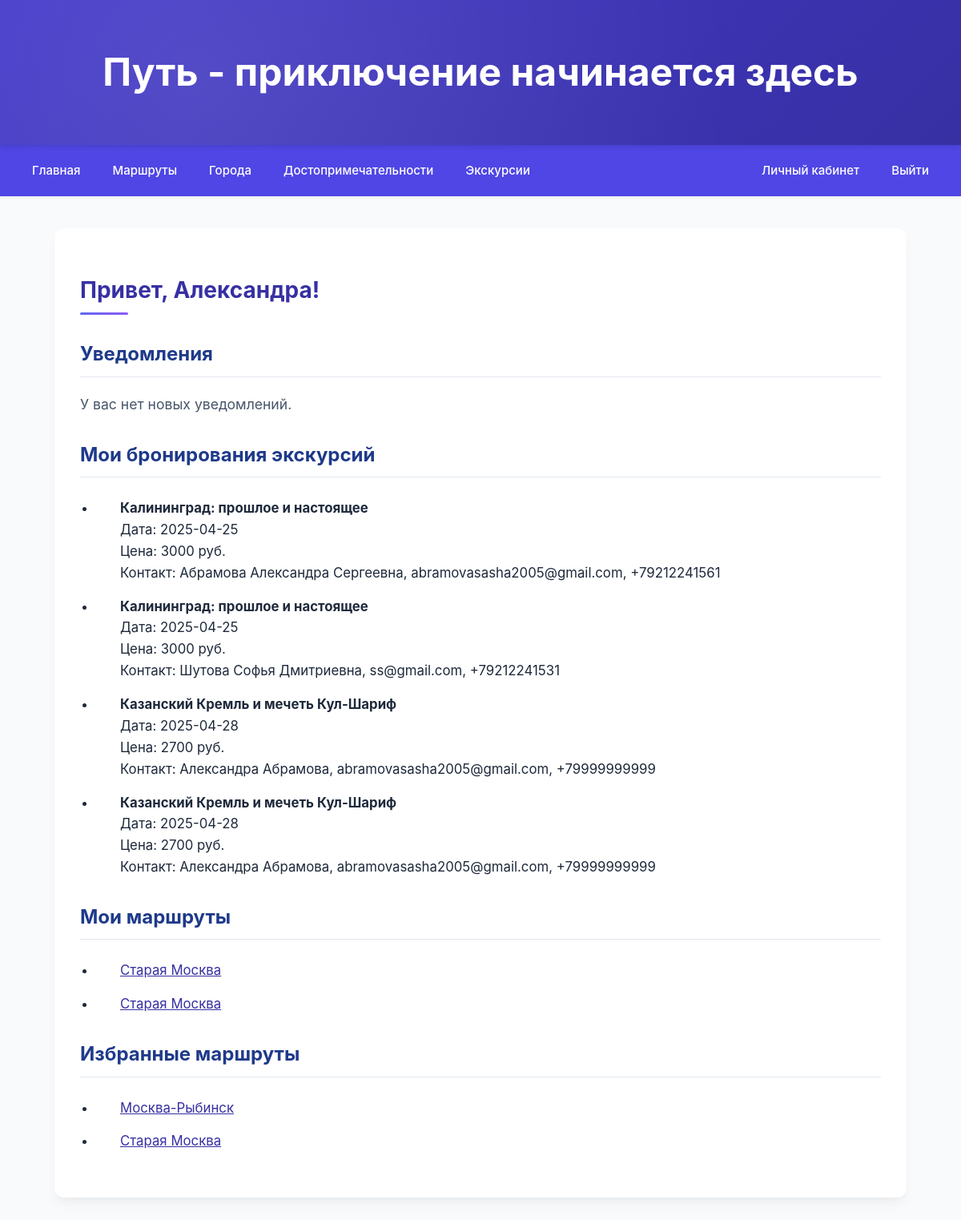
Screenshot of /profile.php (signed in) with the database file from the repository.
### tables this page shows
CREATE TABLE users (
    id INTEGER PRIMARY KEY AUTOINCREMENT,
    username TEXT NOT NULL UNIQUE,  -- Имя пользователя
    email TEXT NOT NULL UNIQUE,     -- Почта
    password TEXT NOT NULL,         -- Пароль (храним хеш)
    created_at TIMESTAMP DEFAULT CURRENT_TIMESTAMP
, role TEXT DEFAULT 'user');

CREATE TABLE routes (
    id INTEGER PRIMARY KEY AUTOINCREMENT,
    name TEXT NOT NULL,         -- Название маршрута
    user_id INTEGER,            -- Создатель маршрута
    waypoints TEXT NOT NULL,    -- Координаты точек маршрута (JSON)
    description TEXT,           -- Описание маршрута
    created_at TIMESTAMP DEFAULT CURRENT_TIMESTAMP,
    FOREIGN KEY (user_id) REFERENCES users(id) ON DELETE SET NULL
);

### profile.php (the view, shortened to what this page needs)
<?php
include 'db.php';
$user_id = $_SESSION['user_id'];
$stmt = $db->prepare("SELECT username FROM users WHERE id = :user_id");
$stmt->bindValue(':user_id', $user_id, SQLITE3_INTEGER);
$user = $stmt->execute()->fetchArray(SQLITE3_ASSOC);
$routes_stmt = $db->prepare("SELECT id, name FROM routes WHERE user_id = :user_id");
$routes_stmt->bindValue(':user_id', $user_id, SQLITE3_INTEGER);
$routes_result = $routes_stmt->execute();
$routes = [];
while ($row = $routes_result->fetchArray(SQLITE3_ASSOC)) {
    $routes[] = $row;
}
$favorites_stmt = $db->prepare("SELECT r.id, r.name
                                FROM routes r
                                JOIN favorites f ON r.id = f.route_id
                                WHERE f.user_id = :user_id");
$favorites_stmt->bindValue(':user_id', $user_id, SQLITE3_INTEGER);
$favorites_result = $favorites_stmt->execute();
$favorites = [];
while ($row = $favorites_result->fetchArray(SQLITE3_ASSOC)) {
    $favorites[] = $row;
}
$notifications = [];
$bookings_stmt = $db->prepare("
    SELECT b.id, t.name, t.date, t.price, b.full_name, b.email, b.phone
    FROM bookings b
    JOIN tours t ON b.tour_id = t.id
    WHERE b.user_id = :user_id
");
if ($bookings_stmt) {
    $bookings_stmt->bindValue(':user_id', $user_id, SQLITE3_INTEGER);
    $bookings_result = $bookings_stmt->execute();
    $bookings = [];
    while ($row = $bookings_result->fetchArray(SQLITE3_ASSOC)) {
        $bookings[] = $row;
    }
} else {
    $bookings = [];
}
?>
<!DOCTYPE html>
<html lang="ru">
<head>
    <link rel="stylesheet" href="styles.css">
</head>
<body>
    <?php include 'header.php'; ?>
    <div class="content">
        <h2>Привет, <?= htmlspecialchars($user['username']) ?>!</h2>
        <h3>Уведомления</h3>
        <?php if (count($notifications) > 0): ?>
            <ul>
                <?php foreach ($notifications as $notification): ?>
                    <li>
                        <a href="route.php?id=<?= $notification['route_id'] ?>"><?= htmlspecialchars($notification['message']) ?></a>
                    </li>
                <?php endforeach; ?>
            </ul>
        <?php else: ?>
            <p>У вас нет новых уведомлений.</p>
        <?php endif; ?>
	<h3>Мои бронирования экскурсий</h3>
	<?php if (count($bookings) > 0): ?>
	    <ul>
	        <?php foreach ($bookings as $booking): ?>
	            <li>
	                <strong><?= htmlspecialchars($booking['name']) ?></strong><br>
	                Дата: <?= htmlspecialchars($booking['date']) ?><br>
	                Цена: <?= htmlspecialchars($booking['price']) ?> руб.<br>
	                Контакт: <?= htmlspecialchars($booking['full_name']) ?>, <?= htmlspecialchars($booking['email']) ?>, <?= htmlspecialchars($booking['phone']) ?>
	            </li>
	        <?php endforeach; ?>
	    </ul>
	<?php else: ?>
	    <p>Вы еще не бронировали экскурсии.</p>
	<?php endif; ?>
        <h3>Мои маршруты</h3>
        <?php if (count($routes) > 0): ?>
            <ul>
                <?php foreach ($routes as $route): ?>
                    <li><a href="route.php?id=<?= $route['id'] ?>"><?= htmlspecialchars($route['name']) ?></a></li>
                <?php endforeach; ?>
            </ul>
        <?php else: ?>
            <p>Вы еще не создали маршруты.</p>
        <?php endif; ?>
        <h3>Избранные маршруты</h3>
        <?php if (count($favorites) > 0): ?>
            <ul>
                <?php foreach ($favorites as $favorite): ?>
                    <li><a href="route.php?id=<?= $favorite['id'] ?>"><?= htmlspecialchars($favorite['name']) ?></a></li>
                <?php endforeach; ?>
            </ul>
        <?php else: ?>
            <p>У вас нет избранных маршрутов.</p>
        <?php endif; ?>
    </div>
</body>
</html>

### styles.css (style rules this page uses)
body { font-family: 'Inter', -apple-system, BlinkMacSystemFont, 'Segoe UI', Roboto, Oxygen, Ubuntu, Cantarell, sans-serif; margin: 0; padding: 0; background-color: #f8fafc; color: #1e293b; line-height: 1.6; }
.content { max-width: 1000px; margin: 40px auto; padding: 32px; background: white; border-radius: 12px; box-shadow: 0 10px 15px -3px rgba(0, 0, 0, 0.05), 0 4px 6px -2px rgba(0, 0, 0, 0.025); }
.content h2 { color: #3730a3; font-size: 28px; margin-bottom: 24px; font-weight: 700; position: relative; padding-bottom: 8px; }
.content h2::after { content: ''; position: absolute; bottom: 0; left: 0; width: 60px; height: 3px; background: linear-gradient(90deg, #6366f1 0%, #8b5cf6 100%); border-radius: 3px; }
.content ul { margin: 25px 0; padding-left: 20px; }
.content li { margin-bottom: 15px; position: relative; padding-left: 30px; font-size: 1.05rem; }
a { color: #3730a3; }
.content > p { color: #475569; line-height: 1.6; margin-bottom: 20px; font-size: 1.1rem; }
.content h3 { color: #1e3a8a; font-size: 1.5rem; margin: 30px 0 20px; padding-bottom: 8px; border-bottom: 1px solid #e2e8f0; }

### rows the page displays
users: username "Александра"
routes: name "Старая Москва"
routes: name "Старая Москва"
routes: name "Москва-Рыбинск"

### other values shown
$booking['name'] "Калининград: прошлое и настоящее"
$booking['date'] "2025-04-25"
$booking['price'] "3000"
$booking['full_name'] "Абрамова Александра Сергеевна"
$booking['email'] "abramovasasha2005@gmail.com"
$booking['phone'] "+79212241561"
$booking['full_name'] "Шутова Софья Дмитриевна"
$booking['email'] "ss@gmail.com"
$booking['phone'] "+79212241531"
$booking['name'] "Казанский Кремль и мечеть Кул-Шариф"
$booking['date'] "2025-04-28"
$booking['price'] "2700"
$booking['full_name'] "Александра Абрамова"
$booking['phone'] "+79999999999"
